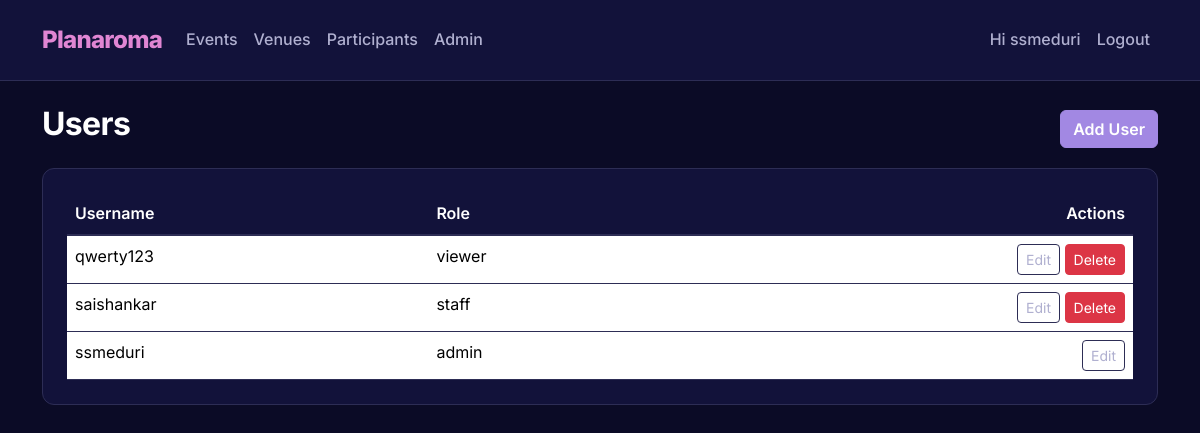
Before: /admin/users (signed in) with the older database file.
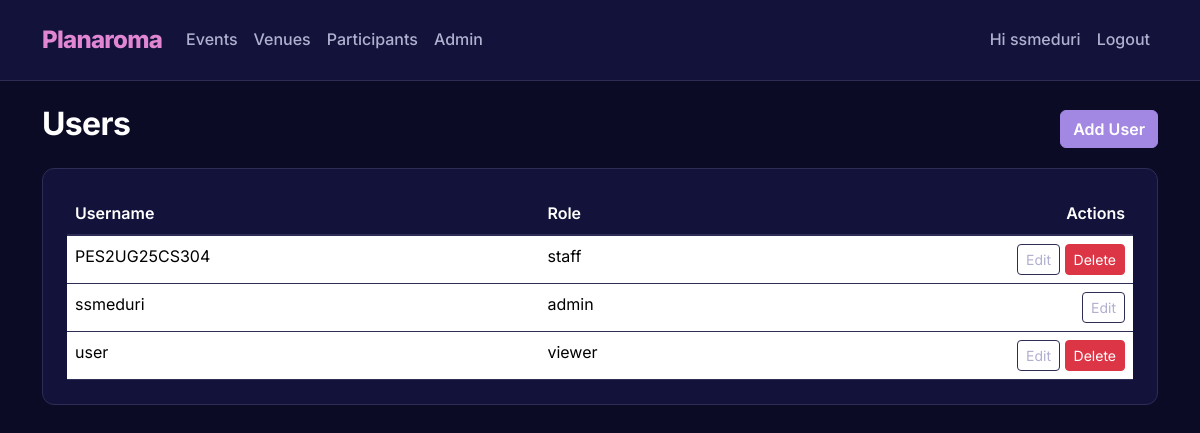
After: the same page with the newer database file.
### app/models.py (models this page shows, shortened)
class User(UserMixin, db.Model):
    __tablename__ = 'user'
    id = db.Column(db.Integer, primary_key=True)
    username = db.Column(db.String(80), unique=True, nullable=False)
    password_hash = db.Column(db.String(200), nullable=False)
    role = db.Column(db.String(20), nullable=False, default='viewer')  # admin, staff, viewer

### app/routes.py (the view)
@main_bp.route('/admin/users')
@login_required
@require_roles('admin')
def admin_list_users():
    users = User.query.order_by(User.username).all()
    return render_template('admin/users.html', users=users)

### app/__init__.py (called while the page is built)
def create_app():
    app = Flask(__name__, static_folder='static', template_folder='templates')
    app.config.from_object(Config)
    db.init_app(app)
    login_manager.init_app(app)
    from .models import User
    @login_manager.user_loader
    def load_user(user_id):
        return User.query.get(int(user_id))
    from .routes import main_bp
    from .auth import auth_bp
    app.register_blueprint(main_bp)
    app.register_blueprint(auth_bp)
    return app

### app/utils.py (called while the page is built)
def require_roles(*roles):
    def decorator(f):
        @wraps(f)
        def wrapped(*args, **kwargs):
            if not current_user or not current_user.is_authenticated:
                abort(403)
            if current_user.role not in roles:
                abort(403)
            return f(*args, **kwargs)
        return wrapped
    return decorator

### app/templates/admin/users.html
{% extends 'base.html' %}
{% block content %}
<div class="d-flex justify-content-between align-items-center mb-3">
  <h2>Users</h2>
  <a class="btn btn-primary" href="{{ url_for('main.admin_add_user') }}">Add User</a>
</div>
<div class="card">
  <div class="card-body p-0">
    <table class="table mb-0">
      <thead class="table-light">
        <tr>
          <th>Username</th>
          <th>Role</th>
          <th class="text-end">Actions</th>
        </tr>
      </thead>
      <tbody>
        {% for u in users %}
        <tr>
          <td>{{ u.username }}</td>
          <td>{{ u.role }}</td>
          <td class="text-end">
            <a class="btn btn-sm btn-outline-secondary" href="{{ url_for('main.admin_edit_user', uid=u.id) }}">Edit</a>
            {% if u.username != current_user.username %}
            <form action="{{ url_for('main.admin_delete_user', uid=u.id) }}" method="post" class="d-inline" onsubmit="return confirm('Delete user {{ u.username }}?');">
              <button type="submit" class="btn btn-sm btn-danger">Delete</button>
            </form>
            {% endif %}
          </td>
        </tr>
        {% else %}
        <tr>
          <td colspan="3" class="text-center text-muted py-3">No users found</td>
        </tr>
        {% endfor %}
      </tbody>
    </table>
  </div>
</div>
{% endblock %}

### app/templates/base.html (shortened to what this page needs)
<!doctype html>
<html lang="en">
<head>
    <link href="https://cdn.jsdelivr.net/npm/bootstrap@5.3.2/dist/css/bootstrap.min.css" rel="stylesheet">
    <link href="{{ url_for('static', filename='style.css') }}" rel="stylesheet">
</head>
<body>
<nav class="navbar navbar-expand-lg navbar-light bg-light mb-4">
  <div class="container">
    <a class="navbar-brand" href="{{ url_for('main.dashboard') }}">
        Planaroma
    </a>
    <div class="collapse navbar-collapse" id="navbarNav">
      <ul class="navbar-nav me-auto">
        <li class="nav-item">
          <a class="nav-link" href="{{ url_for('main.list_events') }}">Events</a>
        </li>
        <li class="nav-item">
          <a class="nav-link" href="{{ url_for('main.list_venues') }}">Venues</a>
        </li>
        <li class="nav-item">
          <a class="nav-link" href="{{ url_for('main.list_participants') }}">Participants</a>
        </li>
        {% if current_user.is_authenticated and current_user.role == 'admin' %}
        <li class="nav-item">
        <a class="nav-link" href="{{ url_for('main.admin_list_users') }}">Admin</a>
         </li>
{% endif %}
      </ul>
      <ul class="navbar-nav ms-auto">
        {% if current_user.is_authenticated %}
          <li class="nav-item">
            <a class="nav-link">Hi {{ current_user.username }}</a>
          </li>
          <li class="nav-item">
            <a class="nav-link" href="{{ url_for('auth.logout') }}">Logout</a>
          </li>
        {% else %}
          <li class="nav-item">
            <a class="nav-link" href="{{ url_for('auth.login') }}">Login</a>
          </li>
        {% endif %}
      </ul>
    </div>
  </div>
</nav>
<div class="container">
    {% block content %}{% endblock %}
</div>
</body>
</html>

### app/static/style.css (style rules this page uses)
:root { --bg-primary: #0B0B26; --card-surface: #12123A; --text-primary: #FFFFFF; --text-secondary: #B0B0D0; --accent-pink: #E086D3; --accent-purple: #A288E3; --border-color: #2D2D55; --border-radius: 12px; --font-family: 'Inter', sans-serif; }
body { background-color: var(--bg-primary); color: var(--text-secondary); font-family: var(--font-family); line-height: 1.6; }
h1, h2, h3, h4, h5, h6 { color: var(--text-primary); font-weight: 700; letter-spacing: -0.02em; }
a { color: var(--accent-purple); text-decoration: none; transition: color 0.2s ease; }
.navbar { background-color: var(--card-surface) !important; border-bottom: 1px solid var(--border-color); padding: 1rem 0; }
.navbar-brand { color: var(--accent-pink) !important; font-weight: 800; font-size: 1.5rem; letter-spacing: -0.03em; }
.nav-link { color: var(--text-secondary) !important; font-weight: 500; }
.card { background-color: var(--card-surface); border: 1px solid var(--border-color); border-radius: var(--border-radius); padding: 1.5rem; margin-bottom: 1.5rem; box-shadow: none; }
.btn-primary { background-color: var(--accent-purple); border-color: var(--accent-purple); color: #fff; font-weight: 600; }
.btn-outline-secondary { color: var(--text-secondary); border-color: var(--border-color); }
.table { color: var(--text-secondary); border-color: var(--border-color); }
.table thead th { background-color: var(--card-surface); color: var(--text-primary); border-bottom: 2px solid var(--border-color); font-weight: 600; }
.table td, .table th { border-color: var(--border-color); }

Changed rows visible on the page:
changed User "staff": username "saishankar" → "PES2UG25CS304"
changed User "viewer": username "qwerty123" → "user"; moves down the list
